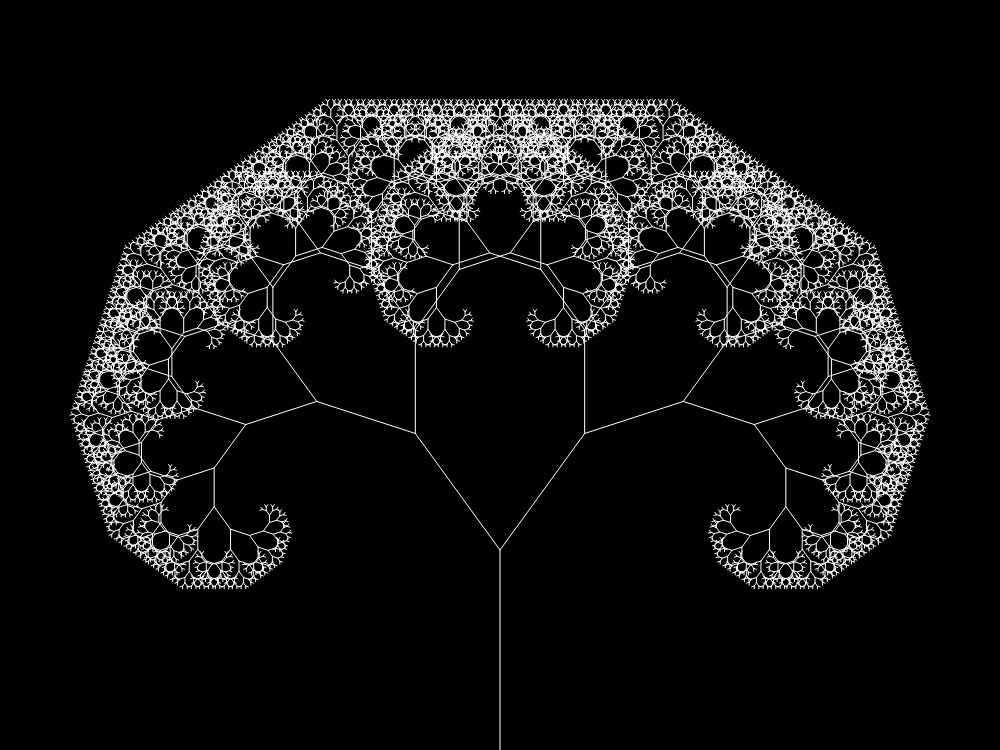
Frame 1 (no input)
Frame 60 (no input): identical to frame 1, image omitted
Frame 120 (the mouse pressed at the canvas centre since frame 60): identical to frame 1, image omitted

The p5.js sketch that drew this single still picture (run headless with seeded random() and noise() and a simulated clock; from frame 60 on, the mouse is pressed at the canvas centre):

// p5.js sketch
// ── sketch.js
let iter   = 12;
let scale  = 0.72;
let del_an = Math.PI/5;

function setup() {
  createCanvas(1000,750);
}

function draw() {
  background(0);
  stroke(255);
  draw_line(Math.floor(width/2),height,200,3*Math.PI/2,0);
}


function draw_line(startX,startY,len,angle,i) {
  let endX = len*Math.cos(angle)+startX;
  let endY = len*Math.sin(angle)+startY;
  line(startX,startY,endX,endY);
  if (i > iter) {
    return;
  }
  draw_line(endX,endY,len*scale,angle+del_an,i+1);
  draw_line(endX,endY,len*scale,angle-del_an,i+1);
}
